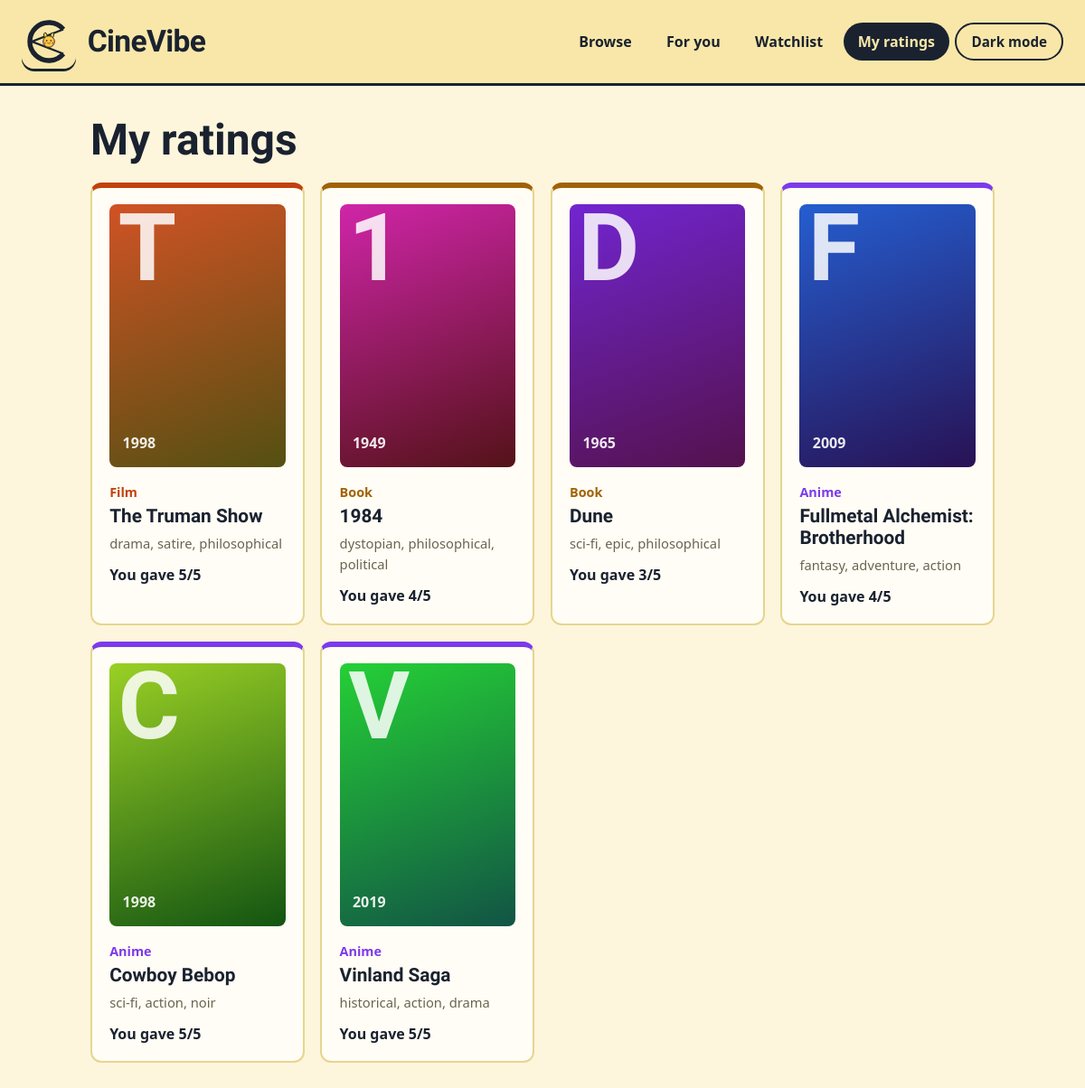
Screenshot of /rated with the database file from the repository.
### tables this page shows
CREATE TABLE ratings (
    item_id   INTEGER PRIMARY KEY REFERENCES items(id) ON DELETE CASCADE,
    rating    INTEGER NOT NULL CHECK (rating BETWEEN 1 AND 5),
    rated_at  TEXT NOT NULL DEFAULT CURRENT_TIMESTAMP
);

CREATE TABLE items (
    id          INTEGER PRIMARY KEY,
    title       TEXT NOT NULL,
    kind        TEXT NOT NULL CHECK (kind IN ('film','show','anime','book')),
    year        INTEGER,
    genres      TEXT NOT NULL,          -- comma-separated
    description TEXT
);

### app.py (the view)
@app.get("/rated")
def rated(request: Request):
    with get_conn() as conn:
        rows = conn.execute(
            "SELECT i.*, r.rating FROM ratings r JOIN items i ON i.id = r.item_id ORDER BY r.rated_at DESC"
        ).fetchall()
    return _render(request, "rated.html", rows=rows, page="rated")

### templates/rated.html (shortened to what this page needs)
{% extends "base.html" %}
{% block content %}
<h1>My ratings</h1>
<div class="grid">
  {% for item in rows %}
    {% set my_rating = item.rating %}{% set note = None %}
    {% include "_card.html" %}
  {% endfor %}
</div>
{% endblock %}

### templates/_card.html (shortened to what this page needs)
<article class="card kind-{{ item.kind }}">
  <a class="card-link" href="/item/{{ item.id }}">
    <div class="poster" style="--h: {{ (item.id * 47) % 360 }}" aria-hidden="true">
      <span class="initial">{{ item.title[0] }}</span>
      <span class="pyear">{{ item.year or '' }}</span>
    </div>
    <span class="kind">{{ item.kind }}</span>
    <h3>{{ item.title }}</h3>
    <p class="genres">{{ item.genres }}</p>
  </a>
  {% if my_rating %}<p class="mine">You gave {{ my_rating }}/5</p>{% endif %}
</article>

### static/style.css (style rules this page uses)
:root { --bg: #fdf6dc; --surface: #fffdf5; --gold: #f8e7a8; --ink: #1a2230; --muted: #6a6450; --line: #e6d58f; --accent: #8a4b00; --film: #c2410c; --show: #0f766e; --anime: #7c3aed; --book: #a16207; }
* { box-sizing: border-box; }
body { margin: 0; background: var(--bg); color: var(--ink); font: 16px/1.55 system-ui, sans-serif; }
h1, h2, h3, .brand { font-family: "Bricolage Grotesque", system-ui, sans-serif; line-height: 1.15; }
h1 { font-size: clamp(2rem, 6vw, 3rem); font-weight: 800; margin: 0 0 1.25rem; }
a { color: var(--accent); }
.grid { display: grid; gap: 1.1rem; grid-template-columns: repeat(auto-fill, minmax(230px, 1fr)); }
.card { background: var(--surface); border: 2px solid var(--line); border-top: 6px solid var(--c, var(--line)); border-radius: 12px; padding: 1.1rem 1.2rem; transition: transform .15s, box-shadow .15s; }
.kind-film { --c: var(--film); }
.kind-anime { --c: var(--anime); }
.kind-book { --c: var(--book); }
.card-link { color: inherit; text-decoration: none; display: block; }
.card h3 { margin: .2rem 0 .4rem; font-size: 1.3rem; }
.kind { color: var(--c); font-weight: 700; font-size: .9rem; text-transform: capitalize; }
.genres { color: var(--muted); margin: 0; font-size: .92rem; }
.mine { margin: .7rem 0 0; font-weight: 700; }
.grid { grid-template-columns: repeat(auto-fill, minmax(190px, 1fr)); }
.poster { aspect-ratio: 2 / 3; border-radius: 8px; margin-bottom: .9rem; padding: .9rem; position: relative; overflow: hidden; display: flex; align-items: flex-end; background: linear-gradient(160deg, hsl(var(--h) 70% 48%), hsl(calc(var(--h) + 40) 65% 20%)); }
.poster .initial { position: absolute; top: -.2rem; left: .6rem; color: rgba(255, 255, 255, .85); font: 800 6.5rem/1 "Bricolage Grotesque", sans-serif; }
.poster .pyear { color: rgba(255, 255, 255, .9); font-weight: 700; }

### rows the page displays
ratings: {{ (item.id * 47) % 360 }} 16 (drawn), title "T", year "1998", kind "Film", title "The Truman Show", genres "drama, satire, philosophical", rating "5"
ratings: {{ (item.id * 47) % 360 }} 314 (drawn), title "1", year "1949", kind "Book", title "1984", genres "dystopian, philosophical, political", rating "4"
ratings: {{ (item.id * 47) % 360 }} 267 (drawn), title "D", year "1965", kind "Book", title "Dune", genres "sci-fi, epic, philosophical", rating "3"
ratings: {{ (item.id * 47) % 360 }} 220 (drawn), title "F", year "2009", kind "Anime", title "Fullmetal Alchemist: Brotherhood", genres "fantasy, adventure, action", rating "4"
ratings: {{ (item.id * 47) % 360 }} 79 (drawn), title "C", year "1998", kind "Anime", title "Cowboy Bebop", genres "sci-fi, action, noir", rating "5"
ratings: {{ (item.id * 47) % 360 }} 126 (drawn), title "V", year "2019", kind "Anime", title "Vinland Saga", genres "historical, action, drama", rating "5"
